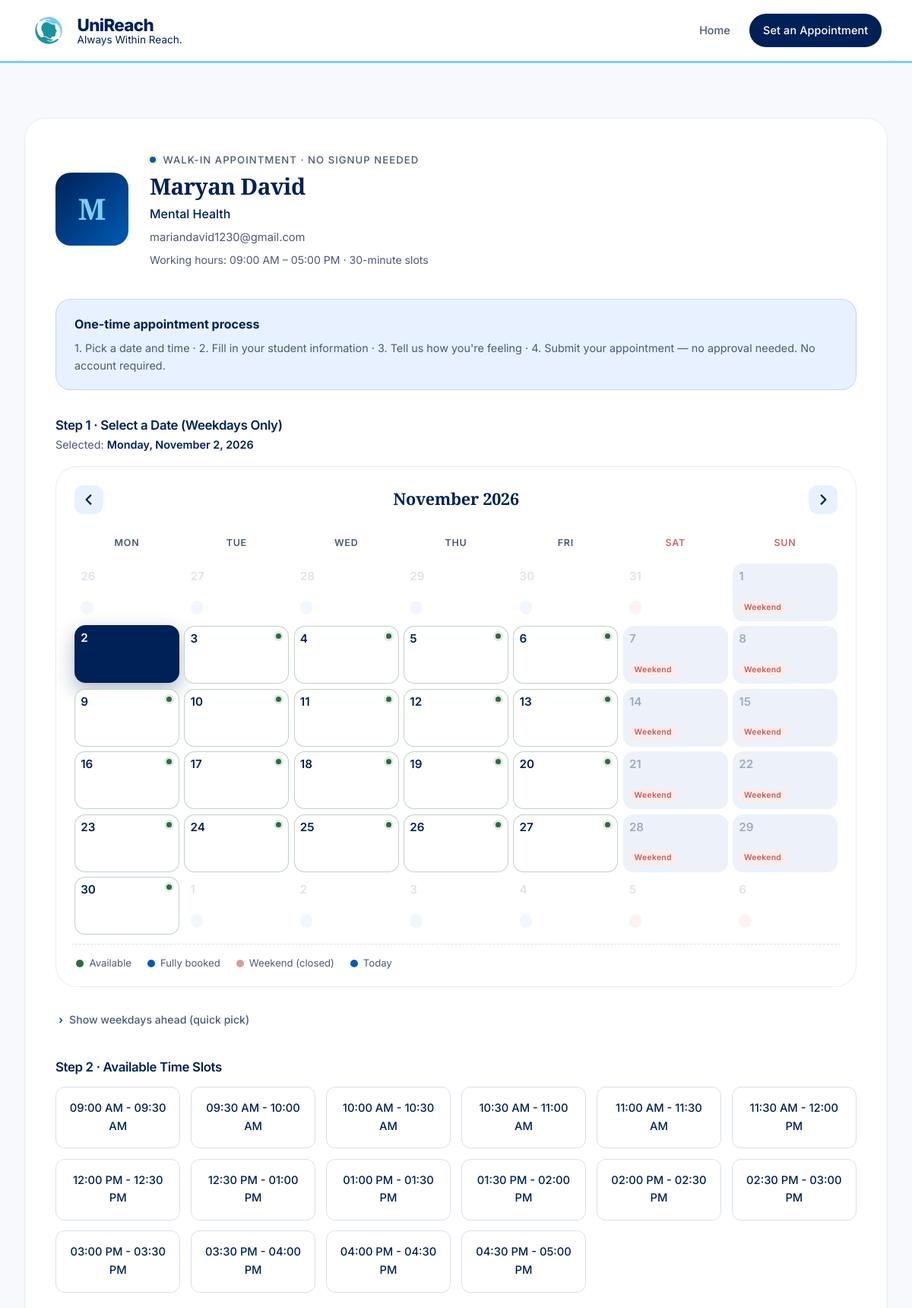
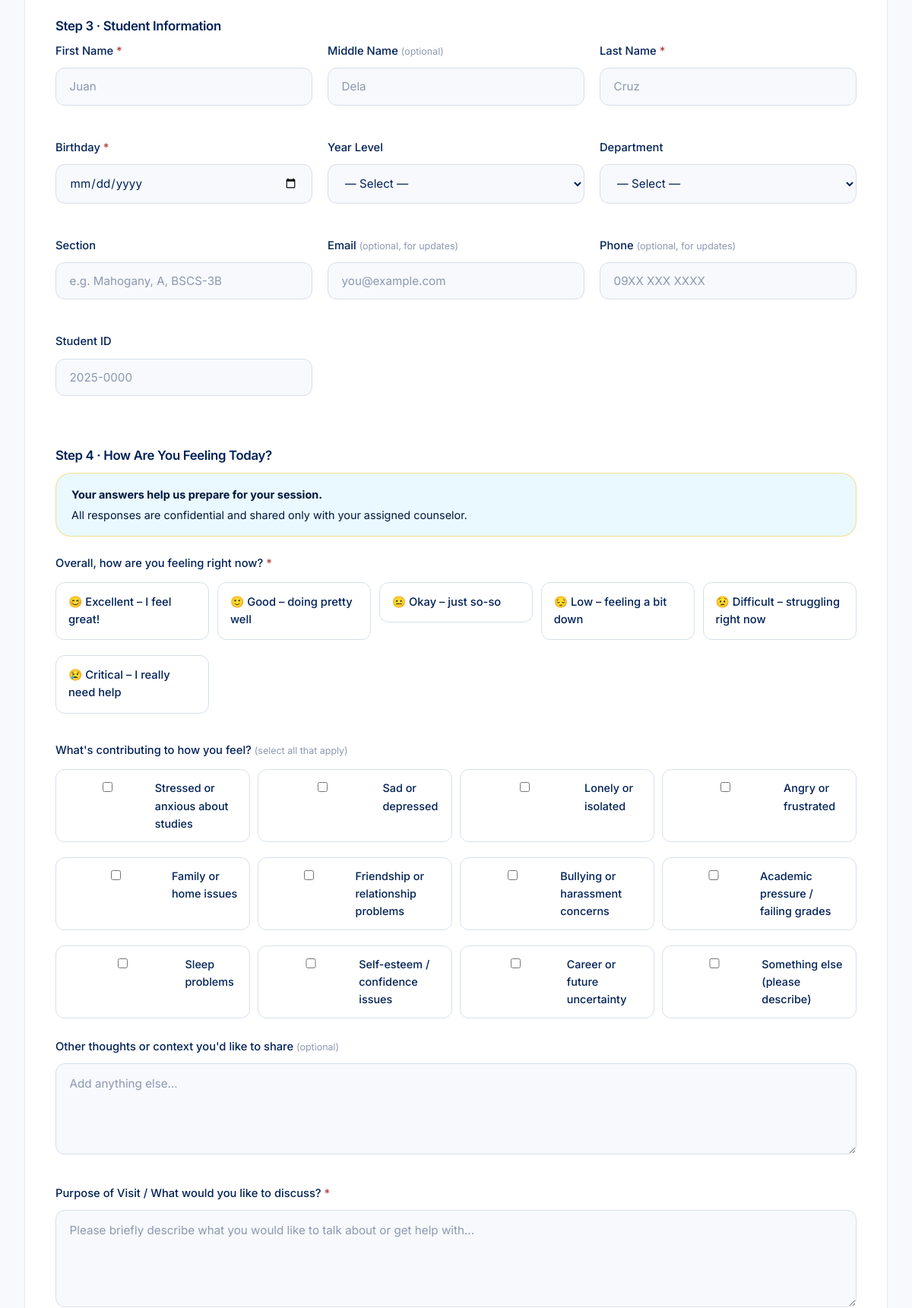
Page /counselor/9/walkin?date=2026-11-02 (upper part) on the committed database (2 pictures, top to bottom).
### app.py (models this page shows, shortened)
class User(UserMixin, db.Model):
    id = db.Column(db.Integer, primary_key=True)
    username = db.Column(db.String(80), unique=True, nullable=False)
    email = db.Column(db.String(120), unique=True, nullable=False)
    password_hash = db.Column(db.String(256), nullable=False)
    role = db.Column(db.String(20), nullable=False)
    is_admin = db.Column(db.Boolean, default=False, nullable=False)
    full_name = db.Column(db.String(120), nullable=False)
    specialty = db.Column(db.String(120))
    student_id = db.Column(db.String(50))
    phone = db.Column(db.String(20))
    reset_token = db.Column(db.String(256))
    reset_token_expiry = db.Column(db.DateTime)
    @property
    def is_counselor(self):
        return self.role == 'counselor'

### app.py (the view, shortened to what this page needs)
@app.route('/counselor/<int:counselor_id>/walkin', methods=['GET', 'POST'])
def book_appointment_public(counselor_id):
    counselor = User.query.get_or_404(counselor_id)
    if not counselor.is_counselor or counselor.is_admin:
        abort(404)
    today = datetime.now().date()
    selected_date = request.args.get('date')
    if selected_date:
        try:
            selected_date = datetime.strptime(selected_date, '%Y-%m-%d').date()
        except ValueError:
            selected_date = None
    if not selected_date:
        selected_date = today
    view_month = None
    raw_month = request.args.get('month')
    if raw_month:
        try:
            yr, mo = raw_month.split('-')
            view_month = date(int(yr), int(mo), 1)
        except Exception:
            view_month = None
    if not view_month:
        view_month = selected_date.replace(day=1)
    available_slots = generate_available_slots(counselor_id, selected_date)
    dates = generate_weekdays(today, 14)
    calendar = build_calendar_month(view_month, today, selected_date, counselor_id)
    return render_template('book_appointment_public.html',
                           counselor=counselor,
                           available_slots=available_slots,
                           selected_date=selected_date,
                           dates=dates,
                           calendar=calendar,
                           view_month=view_month,
                           weekday_names=WEEKDAY_NAMES,
                           default_start=DEFAULT_WORK_START.strftime('%I:%M %p'),
                           default_end=DEFAULT_WORK_END.strftime('%I:%M %p'),
                           mood_options=MOOD_OPTIONS,
                           feeling_options=FEELING_OPTIONS)

### templates/book_appointment_public.html (shortened to what this page needs)
{% extends "base.html" %}
{% block content %}
<div class="card">
    <div style="display: flex; align-items: center; gap: 1.75rem; margin-bottom: 2.5rem; flex-wrap: wrap;">
        <div class="counselor-avatar" style="width: 96px; height: 96px; font-size: 2.4rem; margin: 0; border-radius: var(--radius-md);">
            {{ counselor.full_name.split()[0][0] if counselor.full_name else '?' }}
        </div>
        <div style="flex: 1; min-width: 220px;">
            <div class="section-label" style="margin-bottom: 0.4rem;">Walk-in Appointment · No signup needed</div>
            <h2 style="border: none; padding: 0; margin: 0 0 0.4rem 0; font-size: 1.85rem;">{{ counselor.full_name }}</h2>
            {% if counselor.specialty %}
                <p style="color: var(--text-primary); font-weight: 500; margin-bottom: 0.4rem; font-size: 1rem;">{{ counselor.specialty }}</p>
            {% endif %}
            {% if counselor.email %}
                <p style="color: var(--text-secondary); font-size: 0.92rem; margin-bottom: 0.25rem;">{{ counselor.email }}</p>
            {% endif %}
            <p style="color: var(--text-secondary); font-size: 0.88rem; margin-top: 0.4rem;">
                Working hours: {{ default_start }} – {{ default_end }} · 30-minute slots
            </p>
        </div>
    </div>
    <div class="info-box" style="margin-bottom: 2.25rem;">
        <strong>One-time appointment process</strong>
        <p>1. Pick a date and time · 2. Fill in your student information · 3. Tell us how you're feeling · 4. Submit your appointment — no approval needed. No account required.</p>
    </div>
    <form method="POST" action="{{ url_for('book_appointment_public', counselor_id=counselor.id, date=selected_date.strftime('%Y-%m-%d')) }}" id="bookingForm">
        <h3 style="margin-bottom: 0.25rem; font-family: 'Inter', sans-serif; font-weight: 600; font-size: 1.05rem;">Step 1 · Select a Date (Weekdays Only)</h3>
        <p style="color: var(--text-secondary); font-size: 0.9rem; margin-bottom: 1rem;">
            Selected: <strong style="color: var(--text-primary); font-weight: 600;">{{ weekday_names[selected_date.weekday()] }}, {{ selected_date|fmt_long }}</strong>
        </p>
        <div class="calendar" role="grid" aria-label="Availability calendar, weekdays only">
            <div class="calendar-header">
                {% set prev_month_str = '%04d-%02d'|format(calendar.prev_month.year, calendar.prev_month.month) %}
                {% set next_month_str = '%04d-%02d'|format(calendar.next_month.year, calendar.next_month.month) %}
                <a href="{{ url_for('book_appointment_public', counselor_id=counselor.id, date=selected_date.strftime('%Y-%m-%d'), month=prev_month_str) }}"
                   class="calendar-nav{% if calendar.prev_disabled %} disabled{% endif %}"
                   aria-label="Previous month"
                   {% if calendar.prev_disabled %}aria-disabled="true" tabindex="-1"{% endif %}>
                    <svg aria-hidden="true" xmlns="http://www.w3.org/2000/svg" viewBox="0 0 16 16" width="18" height="18" fill="none" stroke="currentColor" stroke-width="2" stroke-linecap="round" stroke-linejoin="round"><polyline points="10 3 5 8 10 13"></polyline></svg>
                </a>
                <div class="calendar-title">{{ calendar.month_title }}</div>
                <a href="{{ url_for('book_appointment_public', counselor_id=counselor.id, date=selected_date.strftime('%Y-%m-%d'), month=next_month_str) }}"
                   class="calendar-nav{% if calendar.next_disabled %} disabled{% endif %}"
                   aria-label="Next month"
                   {% if calendar.next_disabled %}aria-disabled="true" tabindex="-1"{% endif %}>
                    <svg aria-hidden="true" xmlns="http://www.w3.org/2000/svg" viewBox="0 0 16 16" width="18" height="18" fill="none" stroke="currentColor" stroke-width="2" stroke-linecap="round" stroke-linejoin="round"><polyline points="6 3 11 8 6 13"></polyline></svg>
                </a>
            </div>
            <div class="calendar-weekday-row" role="row">
                {% for h in calendar.weekday_headers %}
                    <div class="calendar-weekday{% if loop.index0 >= 5 %} weekend{% endif %}" role="columnheader">{{ h }}</div>
                {% endfor %}
            </div>
            {% for week in calendar.rows %}
                <div class="calendar-week" role="row">
                    {% for cell in week %}
                        {% if cell.in_current_month and not cell.disabled %}
                            <a href="{{ url_for('book_appointment_public', counselor_id=counselor.id, date=cell.date.strftime('%Y-%m-%d'), month='%04d-%02d'|format(view_month.year, view_month.month)) }}"
                               role="gridcell"
                               class="calendar-day{% if cell.is_selected %} active{% elif not cell.has_slots %} no-slots{% else %} has-slots{% endif %}{% if cell.is_today %} today{% endif %}{% if cell.is_weekend %} weekend{% endif %}"
                               aria-label="{{ weekday_names[cell.weekday_idx] }}, {{ calendar.month_title.split()[0] }} {{ cell.day }}"
                               title="{{ weekday_names[cell.weekday_idx] }}, {{ calendar.month_title.split()[0] }} {{ cell.day }}{% if not cell.has_slots %} · No available slots{% endif %}">
                                <span class="calendar-day-num">{{ cell.day }}</span>
                            </a>
                        {% else %}
                            <div role="gridcell"
                                 class="calendar-day disabled{% if cell.is_weekend %} weekend{% endif %}{% if cell.in_current_month %} in-month{% endif %}{% if cell.is_today %} today{% endif %}"
                                 aria-disabled="true">
                                <span class="calendar-day-num">{{ cell.day }}</span>
                                {% if cell.is_weekend and cell.in_current_month %}<span class="calendar-day-tag">Weekend</span>{% elif not cell.in_current_month %}<span class="calendar-day-tag">&nbsp;</span>{% else %}<span class="calendar-day-tag">Unavailable</span>{% endif %}
                            </div>
                        {% endif %}
                    {% endfor %}
                </div>
            {% endfor %}
            <div class="calendar-legend">
                <span class="legend-item"><span class="legend-dot has-slots"></span>Available</span>
                <span class="legend-item"><span class="legend-dot no-slots"></span>Fully booked</span>
                <span class="legend-item"><span class="legend-dot weekend"></span>Weekend (closed)</span>
                <span class="legend-item"><span class="legend-dot today"></span>Today</span>
            </div>
        </div>
        <details class="quick-weekday-picker">
            <summary>Show weekdays ahead (quick pick)</summary>
        </details>
        <h3 style="margin: 2rem 0 0.25rem 0; font-family: 'Inter', sans-serif; font-weight: 600; font-size: 1.05rem;">Step 2 · Available Time Slots</h3>
        {% if available_slots %}
            <div class="slots-grid">
                {% for slot in available_slots %}
                    <div class="slot-option">
                        <label for="slot_{{ loop.index }}">{{ slot.label }}</label>
                    </div>
                {% endfor %}
            </div>
        {% endif %}
        <h3 style="margin: 2.75rem 0 0.75rem 0; font-family: 'Inter', sans-serif; font-weight: 600; font-size: 1.05rem;">Step 3 · Student Information</h3>
        <div class="form-row">
            <div class="form-group">
                <label for="first_name">First Name <span style="color: var(--danger);">*</span></label>
                <input type="text" id="first_name" name="first_name" required placeholder="Juan" maxlength="80">
            </div>
            <div class="form-group">
                <label for="middle_name">Middle Name <span style="color: var(--text-tertiary); font-size: 0.78rem; font-weight: 400;">(optional)</span></label>
                <input type="text" id="middle_name" name="middle_name" placeholder="Dela" maxlength="80">
            </div>
            <div class="form-group">
                <label for="last_name">Last Name <span style="color: var(--danger);">*</span></label>
                <input type="text" id="last_name" name="last_name" required placeholder="Cruz" maxlength="80">
            </div>
            <div class="form-group">
                <label for="birthday">Birthday <span style="color: var(--danger);">*</span></label>
                <input type="date" id="birthday" name="birthday" required max="{{ selected_date.strftime('%Y-%m-%d') }}">
            </div>
            <div class="form-group">
                <label for="year_level">Year Level</label>
                <select id="year_level" name="year_level">
                    <option value="">— Select —</option>
                </select>
            </div>
            <div class="form-group">
                <label for="department">Department</label>
                <select id="department" name="department">
                    <option value="">— Select —</option>
                </select>
            </div>
            <div class="form-group">
                <label for="section">Section</label>
                <input type="text" id="section" name="section" placeholder="e.g. Mahogany, A, BSCS-3B" maxlength="50">
            </div>
            <div class="form-group">
                <label for="contact_email">Email <span style="color: var(--text-tertiary); font-size: 0.78rem; font-weight: 400;">(optional, for updates)</span></label>
                <input type="email" id="contact_email" name="contact_email" placeholder="you@example.com" maxlength="120">
            </div>
            <div class="form-group">
                <label for="contact_phone">Phone <span style="color: var(--text-tertiary); font-size: 0.78rem; font-weight: 400;">(optional, for updates)</span></label>
                <input type="tel" id="contact_phone" name="contact_phone" placeholder="09XX XXX XXXX" maxlength="20">
            </div>
            <div class="form-group">
                <label for="student_id">Student ID</label>
                <input type="text" id="student_id" name="student_id" placeholder="2025-0000" maxlength="20">
            </div>
        </div>
        <h3 style="margin: 2.75rem 0 0.75rem 0; font-family: 'Inter', sans-serif; font-weight: 600; font-size: 1.05rem;">Step 4 · How Are You Feeling Today?</h3>
        <div class="warning-box" style="background: var(--yellow-soft); border-color: rgba(245, 196, 0, 0.45); color: var(--accent-hover);">
            <strong>Your answers help us prepare for your session.</strong>
            All responses are confidential and shared only with your assigned counselor.
        </div>
        <div class="form-group" style="margin-top: 1.25rem;">
            <label>Overall, how are you feeling right now? <span style="color: var(--danger);">*</span></label>
            <div style="display: grid; grid-template-columns: repeat(auto-fit, minmax(200px, 1fr)); gap: 0.65rem; margin-top: 0.75rem;">
                {% for value, label in mood_options %}
                    <div class="slot-option">
                        <label for="mood_{{ loop.index }}" style="text-align: left; padding: 0.85rem 1rem;">{{ label }}</label>
                    </div>
                {% endfor %}
            </div>
        </div>
        <div class="form-group" style="margin-top: 1.75rem;">
            <label>What's contributing to how you feel? <span style="color: var(--text-tertiary); font-size: 0.78rem; font-weight: 400;">(select all that apply)</span></label>
            <div style="display: grid; grid-template-columns: repeat(auto-fit, minmax(240px, 1fr)); gap: 0.6rem; margin-top: 0.75rem;">
                {% for value, label in feeling_options %}
                    <label style="display: flex; align-items: flex-start; gap: 0.65rem; padding: 0.8rem 1rem; border: 1px solid var(--border); border-radius: var(--radius-sm); background: var(--bg-card); cursor: pointer; transition: all 0.2s ease; font-weight: 500; font-size: 0.9rem;"
                           onmouseover="this.style.borderColor='var(--blue)'; this.style.background='var(--yellow-soft)';"
                           onmouseout="if(!this.querySelector('input').checked){this.style.borderColor='var(--border)'; this.style.background='var(--bg-card)';}">
                        <input type="checkbox" name="mood_description" value="{{ value }}"
                               style="margin-top: 0.22rem; accent-color: var(--accent);"
                               onchange="if(this.checked){this.parentElement.style.borderColor='var(--accent)'; this.parentElement.style.background='var(--blue-soft)';}else{this.parentElement.style.borderColor='var(--border)'; this.parentElement.style.background='var(--bg-card)';}">
                        <span>{{ label }}</span>
                    </label>
                {% endfor %}
            </div>
            <div class="form-group" style="margin-top: 1rem; margin-bottom: 0;">
                <label for="mood_note">Other thoughts or context you'd like to share <span style="color: var(--text-tertiary); font-size: 0.78rem; font-weight: 400;">(optional)</span></label>
                <textarea id="mood_note" name="mood_note" rows="2" maxlength="200" placeholder="Add anything else..."></textarea>
            </div>
        </div>
        <div class="form-group" style="margin-top: 2rem;">
            <label for="purpose">Purpose of Visit / What would you like to discuss? <span style="color: var(--danger);">*</span></label>
            <textarea id="purpose" name="purpose" required rows="4" placeholder="Please briefly describe what you would like to talk about or get help with..."></textarea>
        </div>
    </form>
</div>
{% endblock %}

### rows in the picture
User: full_name "M", full_name "Maryan David", specialty "Mental Health", email "mariandavid1230@gmail.com"

### other values in the picture
{{ default_start }} "09:00 AM"
{{ default_end }} "05:00 PM"
{{ weekday_names[selected_date.weekday()] }} "Monday"
{{ selected_date|fmt_long }} "November 2, 2026"
{{ calendar.month_title }} "November 2026"
{{ h }} "MON" "TUE" "WED" "THU" "FRI" "SAT" "SUN"
{{ cell.day }} "26" "27" "28" "29" "30" "31" "1" "7" "8" "14" "15" "21" "22" "28" "29" "1" "2" "3" "4" "5" "6"
{{ cell.day }} "2" "3" "4" "5" "6" "9" "10" "11" "12" "13" "16" "17" "18" "19" "20" "23" "24" "25" "26" "27" "30"
{{ slot.label }} "09:00 AM - 09:30 AM" "09:30 AM - 10:00 AM" "10:00 AM - 10:30 AM" "10:30 AM - 11:00 AM" "11:00 AM - 11:30 AM" "11:30 AM - 12:00 PM" "12:00 PM - 12:30 PM" "12:30 PM - 01:00 PM" "01:00 PM - 01:30 PM" "01:30 PM - 02:00 PM" "02:00 PM - 02:30 PM" "02:30 PM - 03:00 PM" "03:00 PM - 03:30 PM" "03:30 PM - 04:00 PM" "04:00 PM - 04:30 PM" "04:30 PM - 05:00 PM"
{{ label }} "😊 Excellent – I feel great!" "🙂 Good – doing pretty well" "😐 Okay – just so-so" "😔 Low – feeling a bit down" "😟 Difficult – struggling right now" "😢 Critical – I really need help"
{{ label }} "Stressed or anxious about studies" "Sad or depressed" "Lonely or isolated" "Angry or frustrated" "Family or home issues" "Friendship or relationship problems" "Bullying or harassment concerns" "Academic pressure / failing grades" "Sleep problems" "Self-esteem / confidence issues" "Career or future uncertainty" "Something else (please describe)"
